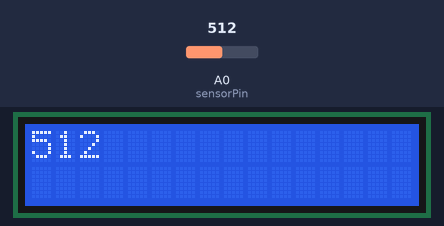
The sketch below on a simulated Arduino Uno, built with avr-gcc and run on an emulated ATmega328P. Shown: 16×2 character LCD. The inputs (shaded band) are chosen by the test bench; at power-on: A0 (sensorPin) = 512. What the sketch prints to the serial monitor is not drawn.

Above: at 1.2 s.
1.3 s: A0 (sensorPin) set to 716
At 2.0 s:
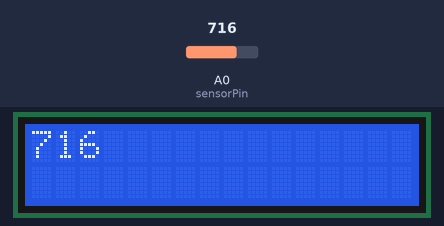
2.9 s: A0 (sensorPin) set to 900
At 3.9 s:
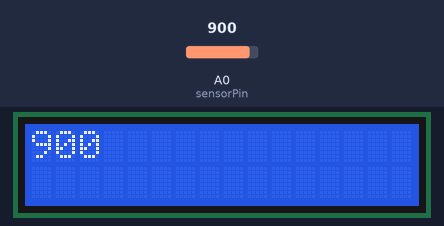
4.4 s: A0 (sensorPin) set to 1023
At 4.8 s:
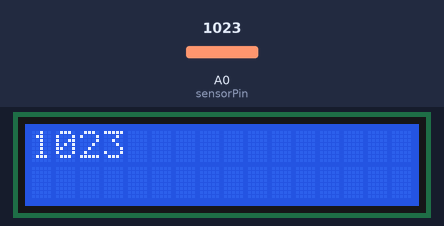
Timing chart, 0 to 7.4 s (numbered marks = the images above; inputs shaded):
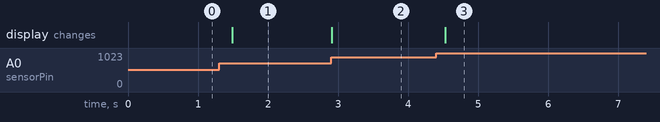

The sketch:

LCD_Thermometer.ino
```cpp
#include <LiquidCrystal.h>

LiquidCrystal lcd(12, 11, 5, 4, 3, 2);
const int sensorPin = A0;

void setup(){
  lcd.begin(16, 2);
  Serial.begin(9600);
  pinMode(sensorPin, INPUT);
}

void loop(){
  lcd.clear();
  lcd.setCursor(0, 0);
  int ar = analogRead(sensorPin);
  Serial.println(ar);
  lcd.print(ar);
  delay(200);
}
```

Measured:
- after the input at 1.3 s, the display: changes after 0.19 s (image 1)
- after the input at 2.9 s, the display: changes at once (image 2)
- after the input at 4.4 s, the display: changes after 0.14 s (image 3)
